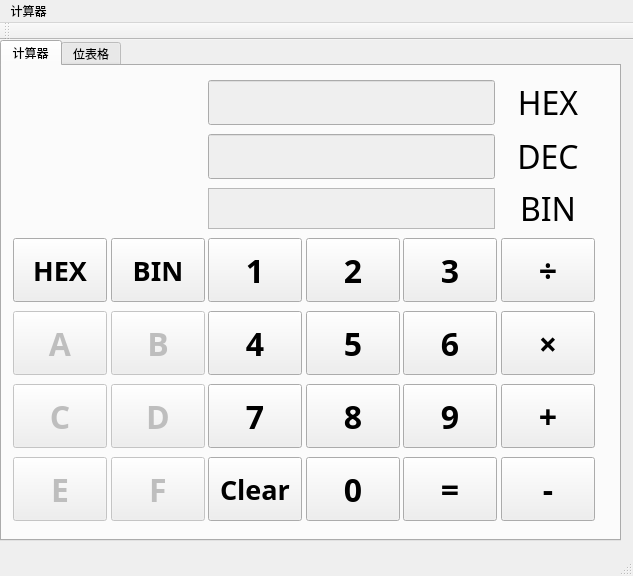
<?xml version="1.0" encoding="UTF-8"?>
<ui version="4.0">
 <class>MainWindow</class>
 <widget class="QMainWindow" name="MainWindow">
  <property name="geometry">
   <rect>
    <x>0</x>
    <y>0</y>
    <width>633</width>
    <height>576</height>
   </rect>
  </property>
  <property name="windowTitle">
   <string>MainWindow</string>
  </property>
  <widget class="QWidget" name="centralWidget">
   <widget class="QTabWidget" name="tabWidget">
    <property name="geometry">
     <rect>
      <x>0</x>
      <y>0</y>
      <width>621</width>
      <height>501</height>
     </rect>
    </property>
    <property name="currentIndex">
     <number>0</number>
    </property>
    <widget class="QWidget" name="widget">
     <attribute name="title">
      <string>计算器</string>
     </attribute>
     <widget class="QWidget" name="gridLayoutWidget">
      <property name="geometry">
       <rect>
        <x>0</x>
        <y>0</y>
        <width>601</width>
        <height>471</height>
       </rect>
      </property>
      <layout class="QGridLayout" name="gridLayout">
       <item row="0" column="2" colspan="3">
        <widget class="QLineEdit" name="hex">
         <property name="enabled">
          <bool>false</bool>
         </property>
         <property name="minimumSize">
          <size>
           <width>0</width>
           <height>41</height>
          </size>
         </property>
         <property name="font">
          <font>
           <family>等线</family>
           <pointsize>20</pointsize>
          </font>
         </property>
        </widget>
       </item>
       <item row="3" column="2">
        <widget class="QPushButton" name="button_1">
         <property name="minimumSize">
          <size>
           <width>94</width>
           <height>64</height>
          </size>
         </property>
         <property name="maximumSize">
          <size>
           <width>94</width>
           <height>64</height>
          </size>
         </property>
         <property name="font">
          <font>
           <family>微软雅黑</family>
           <pointsize>24</pointsize>
           <weight>75</weight>
           <bold>true</bold>
          </font>
         </property>
         <property name="text">
          <string>1</string>
         </property>
        </widget>
       </item>
       <item row="5" column="1">
        <widget class="QPushButton" name="button_D">
         <property name="enabled">
          <bool>false</bool>
         </property>
         <property name="minimumSize">
          <size>
           <width>94</width>
           <height>64</height>
          </size>
         </property>
         <property name="maximumSize">
          <size>
           <width>94</width>
           <height>64</height>
          </size>
         </property>
         <property name="font">
          <font>
           <family>微软雅黑</family>
           <pointsize>24</pointsize>
           <weight>75</weight>
           <bold>true</bold>
          </font>
         </property>
         <property name="text">
          <string>D</string>
         </property>
        </widget>
       </item>
       <item row="4" column="1">
        <widget class="QPushButton" name="button_B">
         <property name="enabled">
          <bool>false</bool>
         </property>
         <property name="minimumSize">
          <size>
           <width>94</width>
           <height>64</height>
          </size>
         </property>
         <property name="maximumSize">
          <size>
           <width>94</width>
           <height>64</height>
          </size>
         </property>
         <property name="font">
          <font>
           <family>微软雅黑</family>
           <pointsize>24</pointsize>
           <weight>75</weight>
           <bold>true</bold>
          </font>
         </property>
         <property name="text">
          <string>B</string>
         </property>
        </widget>
       </item>
       <item row="3" column="0">
        <widget class="QPushButton" name="button_hex_to_dec">
         <property name="minimumSize">
          <size>
           <width>94</width>
           <height>64</height>
          </size>
         </property>
         <property name="maximumSize">
          <size>
           <width>94</width>
           <height>64</height>
          </size>
         </property>
         <property name="font">
          <font>
           <family>微软雅黑</family>
           <pointsize>20</pointsize>
           <weight>75</weight>
           <bold>true</bold>
          </font>
         </property>
         <property name="text">
          <string>HEX</string>
         </property>
        </widget>
       </item>
       <item row="4" column="0">
        <widget class="QPushButton" name="button_A">
         <property name="enabled">
          <bool>false</bool>
         </property>
         <property name="minimumSize">
          <size>
           <width>94</width>
           <height>64</height>
          </size>
         </property>
         <property name="maximumSize">
          <size>
           <width>94</width>
           <height>64</height>
          </size>
         </property>
         <property name="font">
          <font>
           <family>微软雅黑</family>
           <pointsize>24</pointsize>
           <weight>75</weight>
           <bold>true</bold>
          </font>
         </property>
         <property name="text">
          <string>A</string>
         </property>
        </widget>
       </item>
       <item row="4" column="2">
        <widget class="QPushButton" name="button_4">
         <property name="minimumSize">
          <size>
           <width>94</width>
           <height>64</height>
          </size>
         </property>
         <property name="maximumSize">
          <size>
           <width>94</width>
           <height>64</height>
          </size>
         </property>
         <property name="font">
          <font>
           <family>微软雅黑</family>
           <pointsize>24</pointsize>
           <weight>75</weight>
           <bold>true</bold>
          </font>
         </property>
         <property name="text">
          <string>4</string>
         </property>
        </widget>
       </item>
       <item row="3" column="1">
        <widget class="QPushButton" name="button_bin_to_dec">
         <property name="minimumSize">
          <size>
           <width>94</width>
           <height>64</height>
          </size>
         </property>
         <property name="maximumSize">
          <size>
           <width>94</width>
           <height>64</height>
          </size>
         </property>
         <property name="font">
          <font>
           <family>微软雅黑</family>
           <pointsize>20</pointsize>
           <weight>75</weight>
           <bold>true</bold>
          </font>
         </property>
         <property name="text">
          <string>BIN</string>
         </property>
        </widget>
       </item>
       <item row="5" column="2">
        <widget class="QPushButton" name="button_7">
         <property name="minimumSize">
          <size>
           <width>94</width>
           <height>64</height>
          </size>
         </property>
         <property name="maximumSize">
          <size>
           <width>94</width>
           <height>64</height>
          </size>
         </property>
         <property name="font">
          <font>
           <family>微软雅黑</family>
           <pointsize>24</pointsize>
           <weight>75</weight>
           <bold>true</bold>
          </font>
         </property>
         <property name="text">
          <string>7</string>
         </property>
        </widget>
       </item>
       <item row="6" column="1">
        <widget class="QPushButton" name="button_F">
         <property name="enabled">
          <bool>false</bool>
         </property>
         <property name="minimumSize">
          <size>
           <width>94</width>
           <height>64</height>
          </size>
         </property>
         <property name="maximumSize">
          <size>
           <width>94</width>
           <height>64</height>
          </size>
         </property>
         <property name="font">
          <font>
           <family>微软雅黑</family>
           <pointsize>24</pointsize>
           <weight>75</weight>
           <bold>true</bold>
          </font>
         </property>
         <property name="text">
          <string>F</string>
         </property>
        </widget>
       </item>
       <item row="6" column="0">
        <widget class="QPushButton" name="button_E">
         <property name="enabled">
          <bool>false</bool>
         </property>
         <property name="minimumSize">
          <size>
           <width>94</width>
           <height>64</height>
          </size>
         </property>
         <property name="maximumSize">
          <size>
           <width>94</width>
           <height>64</height>
          </size>
         </property>
         <property name="font">
          <font>
           <family>微软雅黑</family>
           <pointsize>24</pointsize>
           <weight>75</weight>
           <bold>true</bold>
          </font>
         </property>
         <property name="text">
          <string>E</string>
         </property>
        </widget>
       </item>
       <item row="6" column="2">
        <widget class="QPushButton" name="button_clearAll">
         <property name="minimumSize">
          <size>
           <width>94</width>
           <height>64</height>
          </size>
         </property>
         <property name="maximumSize">
          <size>
           <width>94</width>
           <height>64</height>
          </size>
         </property>
         <property name="font">
          <font>
           <family>微软雅黑</family>
           <pointsize>20</pointsize>
           <weight>75</weight>
           <bold>true</bold>
          </font>
         </property>
         <property name="text">
          <string>Clear</string>
         </property>
        </widget>
       </item>
       <item row="2" column="2" colspan="3">
        <widget class="QTextEdit" name="bin">
         <property name="enabled">
          <bool>false</bool>
         </property>
         <property name="minimumSize">
          <size>
           <width>0</width>
           <height>41</height>
          </size>
         </property>
         <property name="maximumSize">
          <size>
           <width>16777215</width>
           <height>41</height>
          </size>
         </property>
         <property name="font">
          <font>
           <family>等线</family>
           <pointsize>10</pointsize>
          </font>
         </property>
        </widget>
       </item>
       <item row="0" column="5">
        <widget class="QLabel" name="label">
         <property name="minimumSize">
          <size>
           <width>94</width>
           <height>41</height>
          </size>
         </property>
         <property name="maximumSize">
          <size>
           <width>94</width>
           <height>41</height>
          </size>
         </property>
         <property name="font">
          <font>
           <family>等线</family>
           <pointsize>24</pointsize>
          </font>
         </property>
         <property name="text">
          <string>HEX</string>
         </property>
         <property name="alignment">
          <set>Qt::AlignCenter</set>
         </property>
        </widget>
       </item>
       <item row="2" column="5">
        <widget class="QLabel" name="label_3">
         <property name="minimumSize">
          <size>
           <width>94</width>
           <height>41</height>
          </size>
         </property>
         <property name="maximumSize">
          <size>
           <width>94</width>
           <height>41</height>
          </size>
         </property>
         <property name="font">
          <font>
           <family>等线</family>
           <pointsize>24</pointsize>
          </font>
         </property>
         <property name="text">
          <string>BIN</string>
         </property>
         <property name="alignment">
          <set>Qt::AlignCenter</set>
         </property>
        </widget>
       </item>
       <item row="1" column="5">
        <widget class="QLabel" name="label_2">
         <property name="minimumSize">
          <size>
           <width>94</width>
           <height>41</height>
          </size>
         </property>
         <property name="maximumSize">
          <size>
           <width>94</width>
           <height>41</height>
          </size>
         </property>
         <property name="font">
          <font>
           <family>等线</family>
           <pointsize>24</pointsize>
          </font>
         </property>
         <property name="text">
          <string>DEC</string>
         </property>
         <property name="alignment">
          <set>Qt::AlignCenter</set>
         </property>
        </widget>
       </item>
       <item row="1" column="2" colspan="3">
        <widget class="QLineEdit" name="dec">
         <property name="enabled">
          <bool>false</bool>
         </property>
         <property name="minimumSize">
          <size>
           <width>0</width>
           <height>41</height>
          </size>
         </property>
         <property name="font">
          <font>
           <family>等线</family>
           <pointsize>20</pointsize>
          </font>
         </property>
        </widget>
       </item>
       <item row="3" column="4">
        <widget class="QPushButton" name="button_3">
         <property name="minimumSize">
          <size>
           <width>94</width>
           <height>64</height>
          </size>
         </property>
         <property name="maximumSize">
          <size>
           <width>94</width>
           <height>64</height>
          </size>
         </property>
         <property name="font">
          <font>
           <family>微软雅黑</family>
           <pointsize>24</pointsize>
           <weight>75</weight>
           <bold>true</bold>
          </font>
         </property>
         <property name="text">
          <string>3</string>
         </property>
        </widget>
       </item>
       <item row="4" column="5">
        <widget class="QPushButton" name="button_multiply">
         <property name="minimumSize">
          <size>
           <width>94</width>
           <height>64</height>
          </size>
         </property>
         <property name="maximumSize">
          <size>
           <width>94</width>
           <height>64</height>
          </size>
         </property>
         <property name="font">
          <font>
           <family>微软雅黑</family>
           <pointsize>24</pointsize>
           <weight>75</weight>
           <bold>true</bold>
          </font>
         </property>
         <property name="text">
          <string>×</string>
         </property>
        </widget>
       </item>
       <item row="3" column="5">
        <widget class="QPushButton" name="button_devide">
         <property name="minimumSize">
          <size>
           <width>94</width>
           <height>64</height>
          </size>
         </property>
         <property name="maximumSize">
          <size>
           <width>94</width>
           <height>64</height>
          </size>
         </property>
         <property name="font">
          <font>
           <family>微软雅黑</family>
           <pointsize>24</pointsize>
           <weight>75</weight>
           <bold>true</bold>
          </font>
         </property>
         <property name="text">
          <string>÷</string>
         </property>
        </widget>
       </item>
       <item row="4" column="3">
        <widget class="QPushButton" name="button_5">
         <property name="minimumSize">
          <size>
           <width>94</width>
           <height>64</height>
          </size>
         </property>
         <property name="maximumSize">
          <size>
           <width>94</width>
           <height>64</height>
          </size>
         </property>
         <property name="font">
          <font>
           <family>微软雅黑</family>
           <pointsize>24</pointsize>
           <weight>75</weight>
           <bold>true</bold>
          </font>
         </property>
         <property name="text">
          <string>5</string>
         </property>
        </widget>
       </item>
       <item row="4" column="4">
        <widget class="QPushButton" name="button_6">
         <property name="minimumSize">
          <size>
           <width>94</width>
           <height>64</height>
          </size>
         </property>
         <property name="maximumSize">
          <size>
           <width>94</width>
           <height>64</height>
          </size>
         </property>
         <property name="font">
          <font>
           <family>微软雅黑</family>
           <pointsize>24</pointsize>
           <weight>75</weight>
           <bold>true</bold>
          </font>
         </property>
         <property name="text">
          <string>6</string>
         </property>
        </widget>
       </item>
       <item row="5" column="4">
        <widget class="QPushButton" name="button_9">
         <property name="minimumSize">
          <size>
           <width>94</width>
           <height>64</height>
          </size>
         </property>
         <property name="maximumSize">
          <size>
           <width>94</width>
           <height>64</height>
          </size>
         </property>
         <property name="font">
          <font>
           <family>微软雅黑</family>
           <pointsize>24</pointsize>
           <weight>75</weight>
           <bold>true</bold>
          </font>
         </property>
         <property name="text">
          <string>9</string>
         </property>
        </widget>
       </item>
       <item row="5" column="3">
        <widget class="QPushButton" name="button_8">
         <property name="minimumSize">
          <size>
           <width>94</width>
           <height>64</height>
          </size>
         </property>
         <property name="maximumSize">
          <size>
           <width>94</width>
           <height>64</height>
          </size>
         </property>
         <property name="font">
          <font>
           <family>微软雅黑</family>
           <pointsize>24</pointsize>
           <weight>75</weight>
           <bold>true</bold>
          </font>
         </property>
         <property name="text">
          <string>8</string>
         </property>
        </widget>
       </item>
       <item row="6" column="3">
        <widget class="QPushButton" name="button_0">
         <property name="minimumSize">
          <size>
           <width>94</width>
           <height>64</height>
          </size>
         </property>
         <property name="maximumSize">
          <size>
           <width>94</width>
           <height>64</height>
          </size>
         </property>
         <property name="font">
          <font>
           <family>微软雅黑</family>
           <pointsize>24</pointsize>
           <weight>75</weight>
           <bold>true</bold>
          </font>
         </property>
         <property name="text">
          <string>0</string>
         </property>
        </widget>
       </item>
       <item row="5" column="5">
        <widget class="QPushButton" name="button_plus">
         <property name="minimumSize">
          <size>
           <width>94</width>
           <height>64</height>
          </size>
         </property>
         <property name="maximumSize">
          <size>
           <width>94</width>
           <height>64</height>
          </size>
         </property>
         <property name="font">
          <font>
           <family>微软雅黑</family>
           <pointsize>24</pointsize>
           <weight>75</weight>
           <bold>true</bold>
          </font>
         </property>
         <property name="text">
          <string>+</string>
         </property>
        </widget>
       </item>
       <item row="6" column="5">
        <widget class="QPushButton" name="button_minus">
         <property name="minimumSize">
          <size>
           <width>94</width>
           <height>64</height>
          </size>
         </property>
         <property name="maximumSize">
          <size>
           <width>94</width>
           <height>64</height>
          </size>
         </property>
         <property name="font">
          <font>
           <family>微软雅黑</family>
           <pointsize>24</pointsize>
           <weight>75</weight>
           <bold>true</bold>
          </font>
         </property>
         <property name="text">
          <string>-</string>
         </property>
        </widget>
       </item>
       <item row="3" column="3">
        <widget class="QPushButton" name="button_2">
         <property name="enabled">
          <bool>true</bool>
         </property>
         <property name="minimumSize">
          <size>
           <width>94</width>
           <height>64</height>
          </size>
         </property>
         <property name="maximumSize">
          <size>
           <width>94</width>
           <height>64</height>
          </size>
         </property>
         <property name="font">
          <font>
           <family>微软雅黑</family>
           <pointsize>24</pointsize>
           <weight>75</weight>
           <bold>true</bold>
          </font>
         </property>
         <property name="text">
          <string>2</string>
         </property>
        </widget>
       </item>
       <item row="6" column="4">
        <widget class="QPushButton" name="button_equal">
         <property name="minimumSize">
          <size>
           <width>94</width>
           <height>64</height>
          </size>
         </property>
         <property name="maximumSize">
          <size>
           <width>94</width>
           <height>64</height>
          </size>
         </property>
         <property name="font">
          <font>
           <family>微软雅黑</family>
           <pointsize>24</pointsize>
           <weight>75</weight>
           <bold>true</bold>
          </font>
         </property>
         <property name="text">
          <string>=</string>
         </property>
        </widget>
       </item>
       <item row="5" column="0">
        <widget class="QPushButton" name="button_C">
         <property name="enabled">
          <bool>false</bool>
         </property>
         <property name="minimumSize">
          <size>
           <width>94</width>
           <height>64</height>
          </size>
         </property>
         <property name="maximumSize">
          <size>
           <width>94</width>
           <height>64</height>
          </size>
         </property>
         <property name="font">
          <font>
           <family>微软雅黑</family>
           <pointsize>24</pointsize>
           <weight>75</weight>
           <bold>true</bold>
          </font>
         </property>
         <property name="text">
          <string>C</string>
         </property>
        </widget>
       </item>
      </layout>
     </widget>
    </widget>
    <widget class="QWidget" name="tab_2">
     <attribute name="title">
      <string>位表格</string>
     </attribute>
     <widget class="QWidget" name="verticalLayoutWidget">
      <property name="geometry">
       <rect>
        <x>0</x>
        <y>0</y>
        <width>611</width>
        <height>471</height>
       </rect>
      </property>
      <layout class="QVBoxLayout" name="verticalLayout">
       <item>
        <widget class="QTableWidget" name="tableWidget">
         <property name="font">
          <font>
           <family>微软雅黑</family>
           <pointsize>16</pointsize>
          </font>
         </property>
         <property name="autoScroll">
          <bool>true</bool>
         </property>
         <attribute name="horizontalHeaderDefaultSectionSize">
          <number>202</number>
         </attribute>
         <attribute name="horizontalHeaderMinimumSectionSize">
          <number>202</number>
         </attribute>
         <column>
          <property name="text">
           <string>位区间</string>
          </property>
          <property name="font">
           <font>
            <family>微软雅黑</family>
            <pointsize>16</pointsize>
            <weight>75</weight>
            <bold>true</bold>
           </font>
          </property>
          <property name="textAlignment">
           <set>AlignCenter</set>
          </property>
         </column>
         <column>
          <property name="text">
           <string>值</string>
          </property>
          <property name="font">
           <font>
            <family>微软雅黑</family>
            <pointsize>16</pointsize>
            <weight>75</weight>
            <bold>true</bold>
           </font>
          </property>
          <property name="textAlignment">
           <set>AlignCenter</set>
          </property>
         </column>
         <column>
          <property name="text">
           <string>备注</string>
          </property>
          <property name="font">
           <font>
            <family>微软雅黑</family>
            <pointsize>16</pointsize>
            <weight>75</weight>
            <bold>true</bold>
           </font>
          </property>
          <property name="textAlignment">
           <set>AlignCenter</set>
          </property>
         </column>
        </widget>
       </item>
       <item>
        <layout class="QHBoxLayout" name="horizontalLayout">
         <item>
          <widget class="QLabel" name="exception">
           <property name="enabled">
            <bool>true</bool>
           </property>
           <property name="font">
            <font>
             <family>微软雅黑</family>
             <weight>75</weight>
             <bold>true</bold>
            </font>
           </property>
           <property name="text">
            <string>Calulator</string>
           </property>
           <property name="alignment">
            <set>Qt::AlignCenter</set>
           </property>
          </widget>
         </item>
         <item>
          <widget class="QPushButton" name="button_addRow">
           <property name="minimumSize">
            <size>
             <width>51</width>
             <height>51</height>
            </size>
           </property>
           <property name="font">
            <font>
             <family>微软雅黑</family>
             <pointsize>14</pointsize>
             <weight>75</weight>
             <bold>true</bold>
            </font>
           </property>
           <property name="text">
            <string>AdRow</string>
           </property>
          </widget>
         </item>
         <item>
          <widget class="QPushButton" name="button_removeRow">
           <property name="minimumSize">
            <size>
             <width>51</width>
             <height>51</height>
            </size>
           </property>
           <property name="font">
            <font>
             <family>微软雅黑</family>
             <pointsize>14</pointsize>
             <weight>75</weight>
             <bold>true</bold>
            </font>
           </property>
           <property name="text">
            <string>ReRow</string>
           </property>
          </widget>
         </item>
        </layout>
       </item>
      </layout>
     </widget>
    </widget>
   </widget>
  </widget>
  <widget class="QMenuBar" name="menuBar">
   <property name="geometry">
    <rect>
     <x>0</x>
     <y>0</y>
     <width>633</width>
     <height>26</height>
    </rect>
   </property>
   <widget class="QMenu" name="menu">
    <property name="title">
     <string>计算器</string>
    </property>
   </widget>
   <addaction name="menu"/>
  </widget>
  <widget class="QToolBar" name="mainToolBar">
   <attribute name="toolBarArea">
    <enum>TopToolBarArea</enum>
   </attribute>
   <attribute name="toolBarBreak">
    <bool>false</bool>
   </attribute>
  </widget>
  <widget class="QStatusBar" name="statusBar"/>
 </widget>
 <layoutdefault spacing="6" margin="11"/>
 <resources/>
 <connections/>
</ui>
